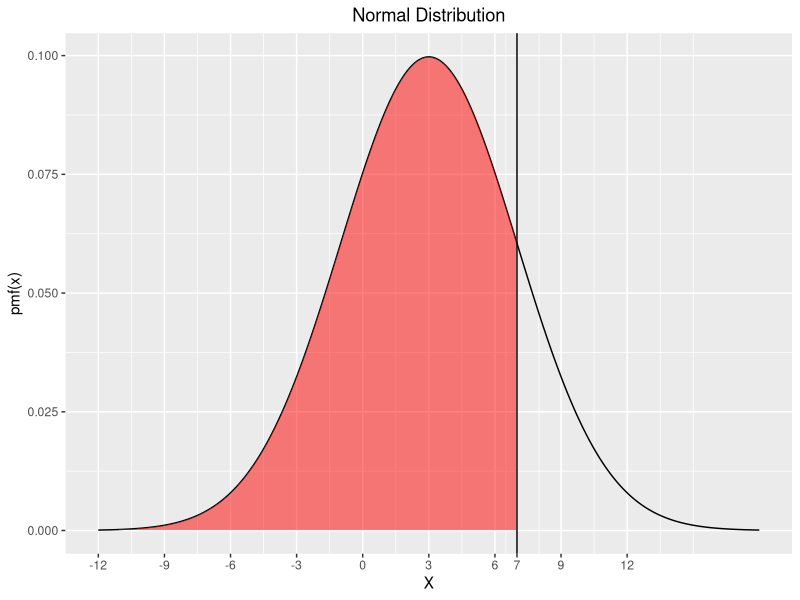
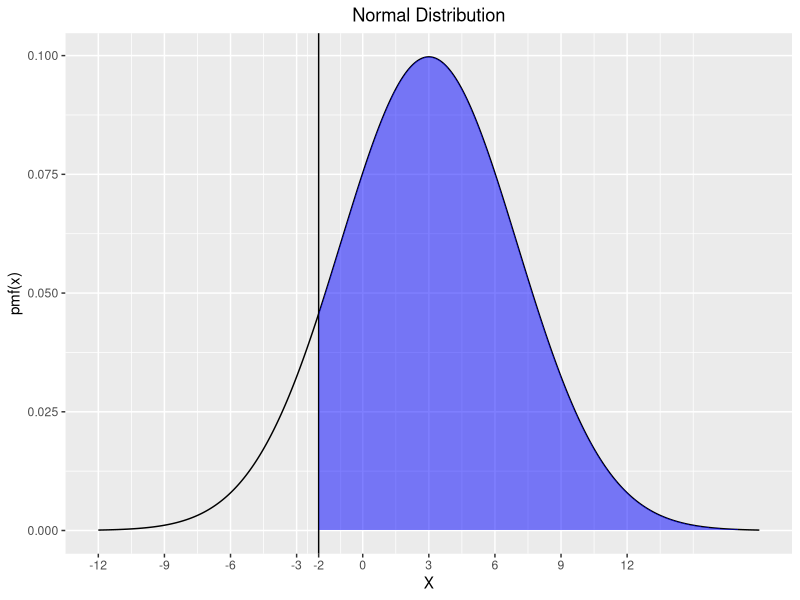
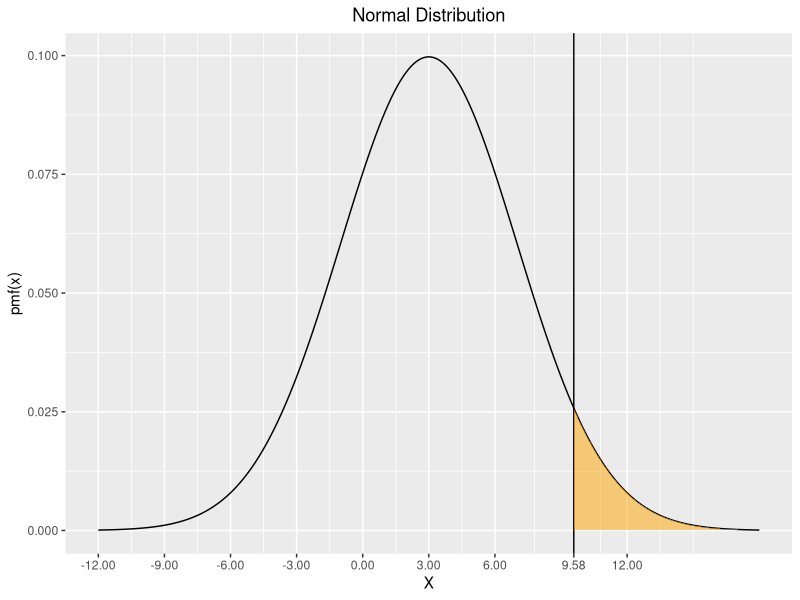
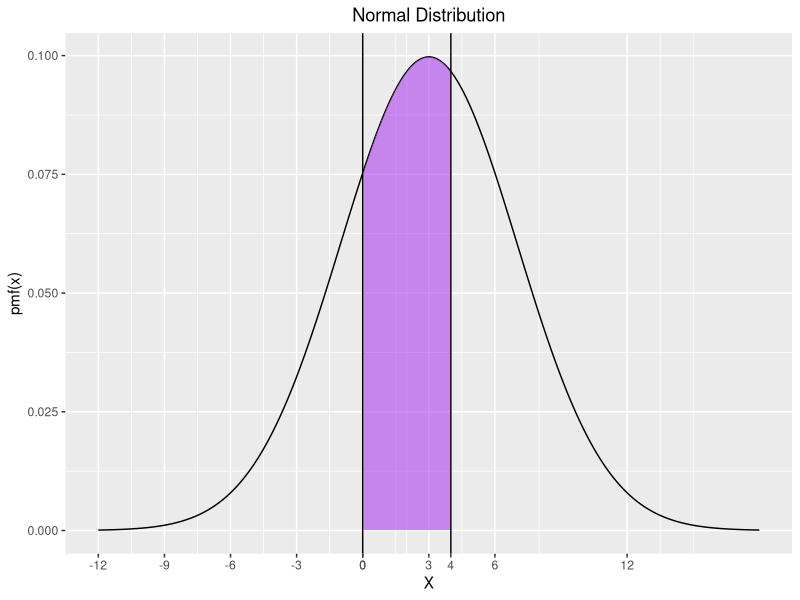
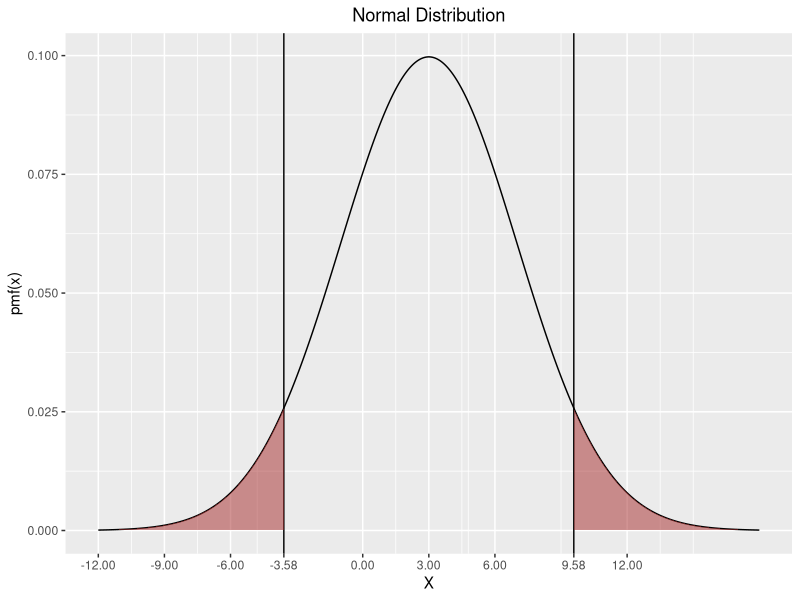

Reproduce these figures in R, in order.
library("ggplot2")
#############################Solution 18#############################

#(a)
#Given: X~N(3,16) 
#To solve: P(X<7)
x<-seq(-12,18,length = 1000)
y<-dnorm(x,mean=3,sd=sqrt(16))
dat<-data.frame(x,y)
g<-ggplot(data=dat,aes(x=x,y=y))+geom_line()+ggtitle("Normal Distribution")+theme(plot.title = element_text(hjust = 0.5))
g<-g+xlab("X")+ylab("pmf(x)")+scale_x_continuous(breaks = c(-12,-9,-6,-3,0,3,6,7,9,12))+geom_vline(xintercept = 7)
g<-g+geom_ribbon(data = dat[dat$x<7,],aes(x=x,ymax=y),ymin=0,fill="red", alpha=0.5)
g
pnorm((7-3)/(4),lower.tail = TRUE)


#(b)
#To solve: P(X>-2)
g<-ggplot(data=dat,aes(x=x,y=y))+geom_line()+ggtitle("Normal Distribution")+theme(plot.title = element_text(hjust = 0.5))
g<-g+xlab("X")+ylab("pmf(x)")+scale_x_continuous(breaks = c(-12,-9,-6,-3,-2,0,3,6,9,12))+geom_vline(xintercept = -2)
g<-g+geom_ribbon(data = dat[dat$x>-2,],aes(x=x,ymax=y),ymin=0,fill="blue", alpha=0.5)
g
#P(X>-2) = 1-P(X<=-2)
1-pnorm((-2-3)/(4),lower.tail = TRUE)


#(c)P(X>x)=0.05
xx=qnorm(0.05,mean = 3,sd = 4,lower.tail = FALSE)
g<-ggplot(data=dat,aes(x=x,y=y))+geom_line()+ggtitle("Normal Distribution")+theme(plot.title = element_text(hjust = 0.5))
g<-g+xlab("X")+ylab("pmf(x)")+scale_x_continuous(breaks = c(-12,-9,-6,-3,0,3,6,round(xx,2),12))+geom_vline(xintercept = xx)
g<-g+geom_ribbon(data = dat[dat$x>xx,],aes(x=x,ymax=y),ymin=0,fill="orange", alpha=0.5)
g

#(d)P(0<=x<4)
pnorm((4-3)/(4),lower.tail = TRUE)-pnorm((0-3)/(4),lower.tail = TRUE)
xx=c(0,4)
g<-ggplot(data=dat,aes(x=x,y=y))+geom_line()+ggtitle("Normal Distribution")+theme(plot.title = element_text(hjust = 0.5))
g<-g+xlab("X")+ylab("pmf(x)")+scale_x_continuous(breaks = c(-12,-9,-6,-3,0,3,6,round(xx,2),12))+geom_vline(xintercept = xx)
g<-g+geom_ribbon(data = dat[dat$x>0 & dat$x<4,],aes(x=x,ymax=y),ymin=0,fill="purple", alpha=0.5)
g

#(e)P(|X|>|x|) = 0.05
x_neg<-qnorm(0.05,mean = 3,sd = 4)
X_pos<-qnorm(0.05,mean = 3,sd = 4,lower.tail = FALSE)
xx<-round(c(x_neg,X_pos),2)
dat_red1<-dat[dat$x>X_pos,]
dat_red2<-dat[dat$x<x_neg,]
dat_red<-rbind(dat_red1,dat_red2)
g<-ggplot(data=dat,aes(x=x,y=y))+geom_line()+ggtitle("Normal Distribution")+theme(plot.title = element_text(hjust = 0.5))
g<-g+xlab("X")+ylab("pmf(x)")+scale_x_continuous(breaks = c(-12,-9,-6,xx,0,3,6,12))+geom_vline(xintercept = xx)
g<-g+geom_ribbon(data = dat_red1,aes(x=x,ymax=y),ymin=0,fill="brown", alpha=0.5)
g<-g+geom_ribbon(data = dat_red2,aes(x=x,ymax=y),ymin=0,fill="brown", alpha=0.5)
g

